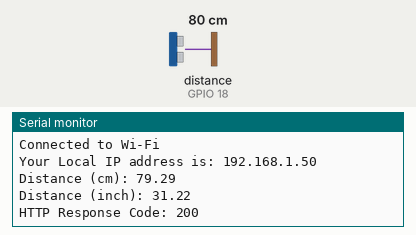
Simulated run of this sketch. Board: ESP32. Shown: the last lines printed to the serial monitor. Wiring (inferred from the names in the program): ultrasonic range finder: trigger GPIO 5; echo GPIO 18. Inputs (shaded band) come from the test bench; at power-on: distance to the obstacle (sensor on GPIO 18) 80 cm. The echo pulse lasts 58.3 µs per cm; WiFi joins after 1.5 s; servers stay silent unless stated; uploads are accepted with an empty reply.

Above: at 3.2 s.
3.3 s: distance to the obstacle (sensor on GPIO 18) set to 2 cm
At 3.38 s:
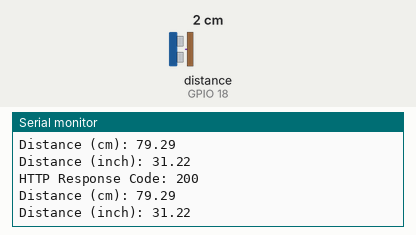
5.0 s: distance to the obstacle (sensor on GPIO 18) set to 4 cm
At 6.6 s:
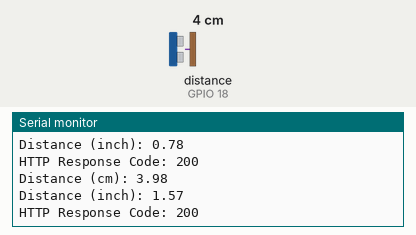
Timing chart, 0 to 8.1 s (numbered marks = the images above; inputs shaded):
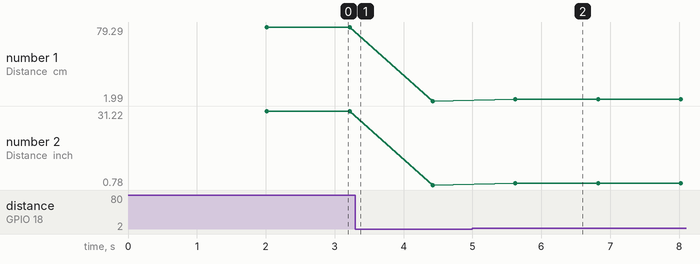

The sketch:

Arduino_Smart_Home_Security_System.ino
```cpp
#include <WiFi.h>
#include <WebServer.h>
#include <WiFi.h>
#include <HTTPClient.h>


const char* ssid = "YOUR_WIFI_SSID";
const char* password = "YOUR_WIFI_PASSWORD";
const char* flask_server_ip = "http://YOUR_FLASK_SERVER_IP:5000";


// HC-SR04 Ultrasonic Sensor
const int trigPin = 5;  // Trig pin (GPIO14)
const int echoPin = 18;  // Echo pin (GPIO12)

// Define sound speed in cm/uS
#define SOUND_SPEED 0.034
#define CM_TO_INCH 0.393701

long duration;
float distanceCm, distanceInch;
long inches, cm;

WebServer server(80);  // Web server

// HTML Page
const String html_page = "<html><body><h1>Ultrasonic Distance Meter</h1><p>Distance: <span id='distance'></span> cm</p><script>setInterval(function(){fetch('/readDistance').then(response => response.json()).then(data => {document.getElementById('distance').textContent = data.cm;});}, 1000);</script></body></html>";

void MainPage() {
  server.send(200, "index/html", html_page);
}

void Distance() {
  cm = distanceCm;
  inches = distanceInch;
  String data = "{\"cm\": " + String(cm) + ", \"inches\": " + String(inches) + "}";
  server.send(200, "application/json", data);
}

void printWiFiStatus() {
  Serial.print("Wi-Fi status: ");
  Serial.println(WiFi.status());

  switch (WiFi.status()) {
    case WL_IDLE_STATUS:
      Serial.println("Wi-Fi status: Idle...");
      break;
    case WL_NO_SSID_AVAIL:
      Serial.println("Wi-Fi status: SSID not found!");
      break;
    case WL_SCAN_COMPLETED:
      Serial.println("Wi-Fi status: Scan completed.");
      break;
    case WL_CONNECTED:
      Serial.println("Wi-Fi status: Connected!");
      break;
    case WL_CONNECT_FAILED:
      Serial.println("Wi-Fi status: Connection failed!");
      break;
    case WL_DISCONNECTED:
      Serial.println("Wi-Fi status: Disconnected.");
      break;
    default:
      Serial.println("Wi-Fi status: Unknown status.");
      break;
  }
}

void setup() {
  Serial.begin(115200);  // Start serial communication
  pinMode(trigPin, OUTPUT); // Sets the trigPin as an Output
  pinMode(echoPin, INPUT); // Sets the echoPin as an Input

  // Start Wi-Fi Connection
  WiFi.mode(WIFI_STA);  // Initialize Wi-Fi in STA mode
  WiFi.begin(ssid, password);  // Connect to Wi-Fi
  Serial.print("Connecting to ");
  Serial.println(ssid);

  while (WiFi.status() != WL_CONNECTED) {
    delay(1000);
    printWiFiStatus();  // Print detailed Wi-Fi status
    Serial.println("Retrying Wi-Fi connection...");
  }

  Serial.println("Connected to Wi-Fi");
  Serial.print("Your Local IP address is: ");
  Serial.println(WiFi.localIP());  // Print ESP32's IP address

  // Start the web server
  server.on("/", MainPage);  // Define the main page
  server.on("/readDistance", Distance);  // Define the distance reading page
  server.begin();  // Start the web server
}

void loop() {
  server.handleClient();  // Listen to web server requests

  // Clears the trigPin
  digitalWrite(trigPin, LOW);
  delayMicroseconds(2);
  // Sets the trigPin on HIGH state for 10 microseconds
  digitalWrite(trigPin, HIGH);
  delayMicroseconds(10);
  digitalWrite(trigPin, LOW);

  // Reads the echoPin, returns the sound wave travel time in microseconds
  duration = pulseIn(echoPin, HIGH);

  // Calculate the distance
  distanceCm = duration * SOUND_SPEED / 2;

  // Convert to inches
  distanceInch = distanceCm * CM_TO_INCH;

  // Prints the distance in the Serial Monitor
  Serial.print("Distance (cm): ");
  Serial.println(distanceCm);
  Serial.print("Distance (inch): ");
  Serial.println(distanceInch);

   // Send HTTP request
  if (WiFi.status() == WL_CONNECTED) {
    HTTPClient http;
    String serverPath = "http://example/data?cm=" + String(distanceCm) + "&inches=" + String(distanceInch);

    http.begin(serverPath);
    int httpResponseCode = http.GET();  // Send HTTP GET request

    if (httpResponseCode > 0) {
      Serial.print("HTTP Response Code: ");
      Serial.println(httpResponseCode);
    } else {
      Serial.print("Error in HTTP request: ");
      Serial.println(httpResponseCode);
    }
    http.end();  // Close HTTP connection
  }

  delay(1000);  // Wait for 1 second
}
```

Measured:
- after the input at 5.0 s, the serial monitor: prints a new line after 0.62 s (image 2)
- plotted number 1: 79.29 → 1.99 after the input at 3.3 s, 1.99 → 3.98 after the input at 5.0 s
- plotted number 2: 31.22 → 0.78 after the input at 3.3 s, 0.78 → 1.57 after the input at 5.0 s
